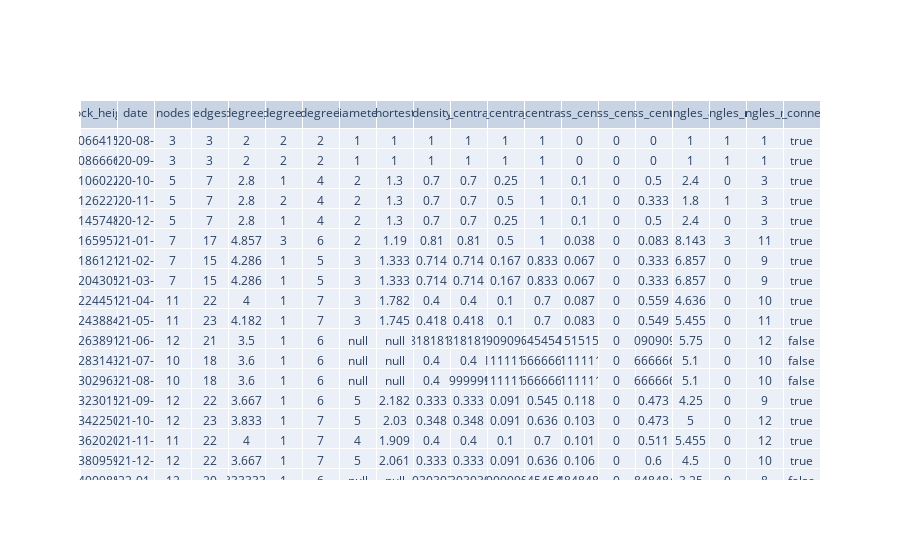

This figure's notebook cell:
### Markdown cell above
## Visualisation: Summary statistics table

### Code cell
import plotly.graph_objects as go
import pandas as pd


# NOTE: ADDD COLUMN FOR POSSIBLE EDGES 

fig = go.Figure(data=[go.Table(
    header=dict(values=list(df_summary_stats.columns)),
    cells=dict(values=[df_summary_stats.block_height, 
                      df_summary_stats.date,
                      df_summary_stats.nodes,
                      df_summary_stats.edges,
                      df_summary_stats.avg_degree_path,
                      df_summary_stats.min_degree_path,
                      df_summary_stats.max_degree_path, 
                      df_summary_stats.diameter,
                      df_summary_stats.avg_shortest_path,
                      df_summary_stats.density,
                      df_summary_stats.degree_centrality_avg,
                      df_summary_stats.degree_centrality_min,
                      df_summary_stats.degree_centrality_max,
                      df_summary_stats.betweeness_centrality_avg,
                      df_summary_stats.betweeness_centrality_min,
                      df_summary_stats.betweeness_centrality_max,
                      df_summary_stats.triangles_avg,
                      df_summary_stats.triangles_min,
                      df_summary_stats.triangles_max, 
                      df_summary_stats.fully_connected]))
])

fig.show()

### Figure 1 — Plotly figure (JSON) as saved in the notebook; plotly's stock layout.template omitted (floating-point values rounded to 4 significant figures; data arrays with more than 128 entries replaced by an {"elided": "..."} marker saying what was removed)
{"data": [{"cells": {"values": {"elided": "20x23 mixed values"}}, "header": {"values": ["block_height", "date", "nodes", "edges", "avg_degree_path", "min_degree_path", "max_degree_path", "diameter", "avg_shortest_path", "density", "degree_centrality_avg", "degree_centrality_min", "degree_centrality_max", "betweeness_centrality_avg", "betweeness_centrality_min", "betweeness_centrality_max", "triangles_avg", "triangles_min", "triangles_max", "fully_connected"]}, "type": "table"}], "layout": {}}
